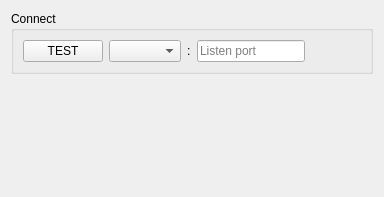
           <widget class="QWidget" name="tabNetwork">
            <attribute name="title">
             <string>Network</string>
            </attribute>
            <layout class="QVBoxLayout" name="verticalLayout_9">
             <item>
              <widget class="QGroupBox" name="groupBoxConnect">
               <property name="title">
                <string>Connect</string>
               </property>
               <layout class="QVBoxLayout" name="verticalLayout_4">
                <item>
                 <layout class="QHBoxLayout" name="horizontalLayout">
                  <item>
                   <widget class="QPushButton" name="pushButtonTest">
                    <property name="text">
                     <string>TEST</string>
                    </property>
                   </widget>
                  </item>
                  <item>
                   <widget class="LocalAddressEntry" name="comboBoxLocalAddress">
                    <property name="sizePolicy">
                     <sizepolicy hsizetype="Expanding" vsizetype="Fixed">
                      <horstretch>0</horstretch>
                      <verstretch>0</verstretch>
                     </sizepolicy>
                    </property>
                   </widget>
                  </item>
                  <item>
                   <widget class="QLabel" name="label_4">
                    <property name="text">
                     <string>:</string>
                    </property>
                   </widget>
                  </item>
                  <item>
                   <widget class="TextEntry" name="lineEditBindPort">
                    <property name="sizePolicy">
                     <sizepolicy hsizetype="Preferred" vsizetype="Fixed">
                      <horstretch>0</horstretch>
                      <verstretch>0</verstretch>
                     </sizepolicy>
                    </property>
                    <property name="toolTip">
                     <string>Select on which port this hub should listen for incomming connections by remotes and agents</string>
                    </property>
                    <property name="maxLength">
                     <number>6</number>
                    </property>
                    <property name="placeholderText">
                     <string>Listen port</string>
                    </property>
                   </widget>
                  </item>
                  <item>
                   <widget class="TryToggle" name="tryToggleListen" native="true">
                    <property name="sizePolicy">
                     <sizepolicy hsizetype="Minimum" vsizetype="Minimum">
                      <horstretch>0</horstretch>
                      <verstretch>0</verstretch>
                     </sizepolicy>
                    </property>
                    <property name="minimumSize">
                     <size>
                      <width>10</width>
                      <height>10</height>
                     </size>
                    </property>
                    <property name="toolTip">
                     <string>Click to toggle server listening</string>
                    </property>
                   </widget>
                  </item>
                  <item>
                   <spacer name="horizontalSpacer_2">
                    <property name="orientation">
                     <enum>Qt::Horizontal</enum>
                    </property>
                    <property name="sizeHint" stdset="0">
                     <size>
                      <width>40</width>
                      <height>20</height>
                     </size>
                    </property>
                   </spacer>
                  </item>
                 </layout>
                </item>
               </layout>
              </widget>
             </item>
             <item>
              <spacer name="verticalSpacer">
               <property name="orientation">
                <enum>Qt::Vertical</enum>
               </property>
               <property name="sizeHint" stdset="0">
                <size>
                 <width>20</width>
                 <height>112</height>
                </size>
               </property>
              </spacer>
             </item>
            </layout>
           </widget>
